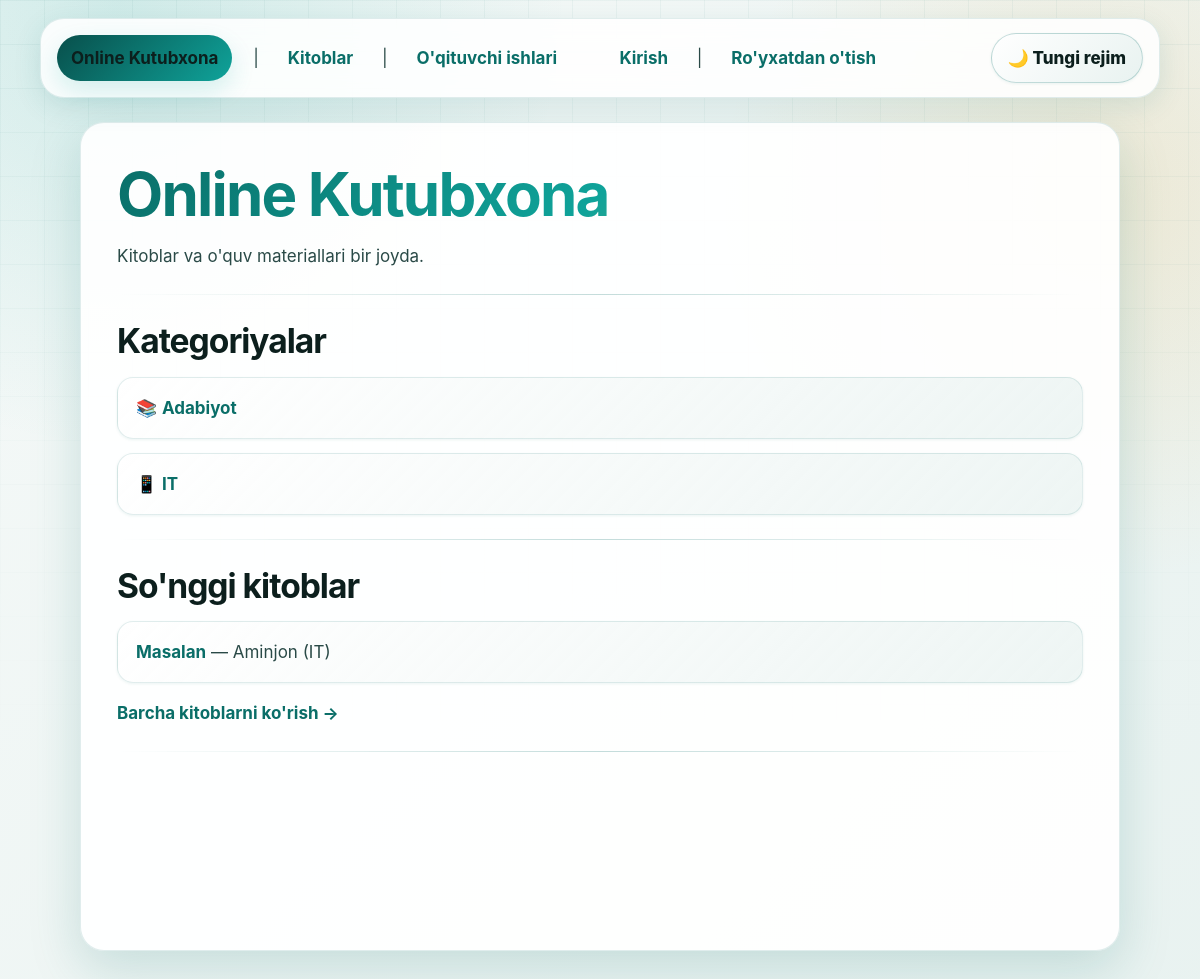
The page / on the database its author committed.
### main/models.py (models this page shows, shortened)
class Category(models.Model):
    name = models.CharField(
        max_length=100,
        unique=True,
        verbose_name="Kategoriya nomi",
    )
    slug = models.SlugField(
        unique=True,
        verbose_name="Slug (URL uchun)",
    )
    description = models.TextField(
        blank=True,
        verbose_name="Tavsif",
    )
    icon = models.CharField(
        max_length=50,
        blank=True,
        verbose_name="Ikonka (emoji yoki CSS klass)",
    )
    created_at = models.DateTimeField(auto_now_add=True)
    class Meta:
        verbose_name = "Kategoriya"
        verbose_name_plural = "Kategoriyalar"
        ordering = ['name']

class Book(models.Model):
    title = models.CharField(
        max_length=255,
        verbose_name="Kitob nomi",
    )
    author = models.CharField(
        max_length=255,
        verbose_name="Muallif",
    )
    category = models.ForeignKey(
        Category,
        on_delete=models.SET_NULL,
        null=True,
        related_name='books',
        verbose_name="Kategoriya",
    )
    cover_image = models.ImageField(
        upload_to='book_covers/',
        null=True,
        blank=True,
        verbose_name="Muqova rasmi",
    )
    description = models.TextField(
        verbose_name="Qisqacha tavsif",
    )
    published_date = models.DateField(
        verbose_name="Nashr sanasi",
    )
    file = models.FileField(
        upload_to='books/',
        null=True,
        blank=True,
        verbose_name="Kitob fayli (PDF va h.k.)",
    )
    added_by = models.ForeignKey(
        User,
        on_delete=models.SET_NULL,
        null=True,
        related_name='added_books',
        verbose_name="Kim qo'shgan",
    )
    is_active = models.BooleanField(
        default=True,
        verbose_name="Faolmi?",
    )
    view_count = models.PositiveIntegerField(
        default=0,
        verbose_name="Ko'rishlar soni",
    )
    created_at = models.DateTimeField(auto_now_add=True)
    updated_at = models.DateTimeField(auto_now=True)
    class Meta:
        verbose_name = "Kitob"
        verbose_name_plural = "Kitoblar"
        ordering = ['-created_at']

### main/views.py (the view)
# urls.py: path('', views.HomeView.as_view(), name='home'),
class HomeView(View):
    template_name = 'main/home.html'
    def get(self, request):
        stats      = SiteStatistics.objects.last()
        new_books  = Book.objects.filter(is_active=True).order_by('-created_at')[:8]
        categories = Category.objects.all()
        context = {
            'stats':      stats,
            'new_books':  new_books,
            'categories': categories,
        }
        return render(request, self.template_name, context)

### main/templates/main/home.html (shortened to what this page needs)
{% extends 'base.html' %}
{% block content %}
<h1>Online Kutubxona</h1>
<p>Kitoblar va o'quv materiallari bir joyda.</p>
<hr>
{% if categories %}
<h2>Kategoriyalar</h2>
<ul>
    {% for cat in categories %}
        <li>
            {{ cat.icon }} <a href="{% url 'main:category-books' cat.slug %}">{{ cat.name }}</a>
        </li>
    {% endfor %}
</ul>
<hr>
{% endif %}
<h2>So'nggi kitoblar</h2>
{% if new_books %}
    <ul>
        {% for book in new_books %}
            <li>
                <a href="{% url 'main:book-detail' book.pk %}">{{ book.title }}</a>
                — {{ book.author }}
                {% if book.category %}({{ book.category.name }}){% endif %}
            </li>
        {% endfor %}
    </ul>
    <p><a href="{% url 'main:book-list' %}">Barcha kitoblarni ko'rish &rarr;</a></p>
{% else %}
    <p>Hozircha kitoblar mavjud emas.</p>
{% endif %}
<hr>
{% endblock %}

### main/static/main/css/online_library_theme.css (style rules this page uses)
:root { --primary: #0a6e68; --primary-light: #0fa39a; --primary-dark: #084f4b; --primary-glow: rgba(10, 110, 104, 0.10); --primary-glow2: rgba(15, 163, 154, 0.16); --accent: #e8a838; --accent-glow: rgba(232, 168, 56, 0.16); --surface: #f5f9f8; --surface-low: #e8f2f0; --surface-card: #ffffff; --text: #0c1f1d; --text-secondary:#2a4a47; --text-muted: #5d8480; --border: rgba(10, 110, 104, 0.12); --border-strong: rgba(10, 110, 104, 0.24); --shadow-xs: 0 1px 3px rgba(10, 110, 104, 0.08); --shadow: 0 8px 28px rgba(10, 110, 104, 0.12); --shadow-lg: 0 18px 52px rgba(10, 110, 104, 0.18); --error: #c0392b; --error-glow: rgba(192, 57, 43, 0.10); --success: #047857; --radius-sm: 10px; --radius: 16px; --radius-lg: 24px; --reader-font: 17px; color-scheme: light; }
* { box-sizing: border-box; }
html { min-height: 100%; scroll-behavior: smooth; }
body { margin: 0; min-height: 100vh; color: var(--text); font-family: Inter, ui-sans-serif, system-ui, -apple-system, BlinkMacSystemFont, "Segoe UI", Arial, sans-serif; font-size: var(--reader-font); line-height: 1.65; background: radial-gradient(circle at 10% 0%, var(--primary-glow2), transparent 28rem), radial-gradient(circle at 92% 18%, var(--accent-glow), transparent 24rem), linear-gradient(135deg, var(--surface), var(--surface-low)); transition: background-color 240ms ease, color 240ms ease; }
body::before { content: ""; position: fixed; inset: 0; pointer-events: none; z-index: -1; opacity: 0.38; background-image: linear-gradient(var(--border) 1px, transparent 1px), linear-gradient(90deg, var(--border) 1px, transparent 1px); background-size: 44px 44px; mask-image: linear-gradient(to bottom, #000, transparent 72%); }
a { color: var(--primary); font-weight: 700; text-decoration: none; text-underline-offset: 5px; transition: color 180ms ease, background-color 180ms ease, transform 180ms ease, box-shadow 180ms ease; }
hr { height: 1px; margin: 24px 0; border: 0; background: linear-gradient(90deg, transparent, var(--border-strong), transparent); }
h1, h2, h3 { margin: 0 0 12px; color: var(--text); line-height: 1.18; letter-spacing: -0.03em; }
h1 { font-size: clamp(2rem, 5vw, 3.8rem); background: linear-gradient(135deg, var(--primary), var(--primary-light), var(--accent)); -webkit-background-clip: text; background-clip: text; color: transparent; }
h2 { margin-top: 26px; font-size: clamp(1.45rem, 3vw, 2.1rem); }
p { margin: 0 0 14px; color: var(--text-secondary); }
ul { margin: 16px 0; padding: 0; list-style: none; display: grid; gap: 14px; }
li { padding: 16px 18px; color: var(--text-secondary); background: linear-gradient(135deg, color-mix(in srgb, var(--surface-card) 94%, transparent), color-mix(in srgb, var(--surface-low) 74%, transparent)); border: 1px solid var(--border); border-radius: var(--radius); box-shadow: var(--shadow-xs); transition: transform 180ms ease, box-shadow 180ms ease, border-color 180ms ease; }
main > p > a, main > form + p a, li a, p a { border-radius: 10px; }
.js-reveal { opacity: 0; transform: translateY(14px) scale(0.99); }
.js-reveal.is-visible { opacity: 1; transform: none; transition: opacity 520ms ease, transform 520ms ease; }

### rows shown on the page
Category: icon "📚", name "Adabiyot"
Category: icon "📱", name "IT"
Book: title "Masalan", author "Aminjon", category.name "IT"
